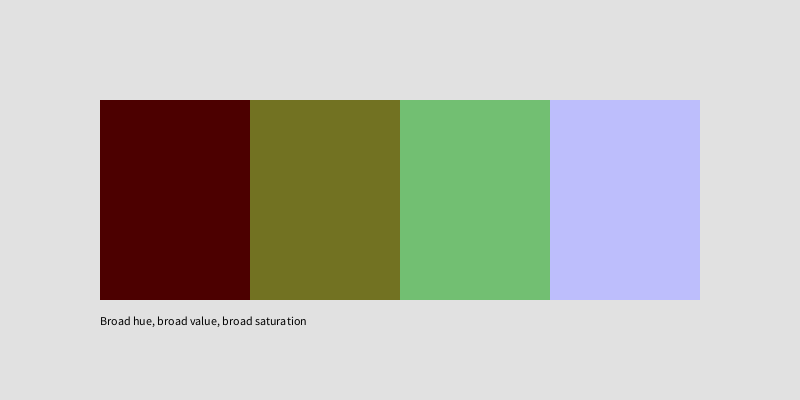
Frame 1 (no input)
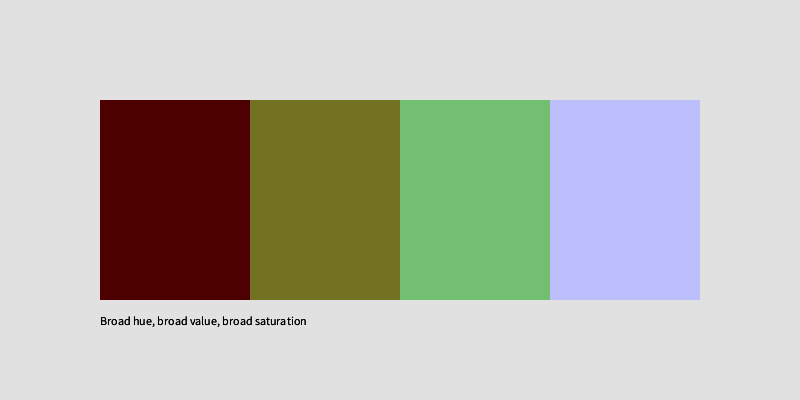
Frame 2 (the mouse pressed at the canvas centre, redrawn once)

The Processing sketch that drew these frames (run headless with seeded random() and noise(); the mouse was pressed at the canvas centre and the sketch redrawn once):

// Processing sketch: Broad_Broad_Broad
// ── Broad_Broad_Broad.pde
void setup() {
  size(800, 400);
  background(225);
  colorMode(HSB, 360, 100, 100);
  noStroke();
  noLoop();
}

void draw() {
  fill(0, 99, 30);
  rect(100, 100, 150, 200);
  fill(60, 70, 45);
  rect(250, 100, 150, 200);
  fill(120, 40, 75);
  rect(400, 100, 150, 200);
  fill(239, 25, 99);
  rect(550, 100, 150, 200);
  fill(0);
  text("Broad hue, broad value, broad saturation", 100, 325);
  save("Broad_Hue_Broad_Val_Broad_Sat.png");  
}
